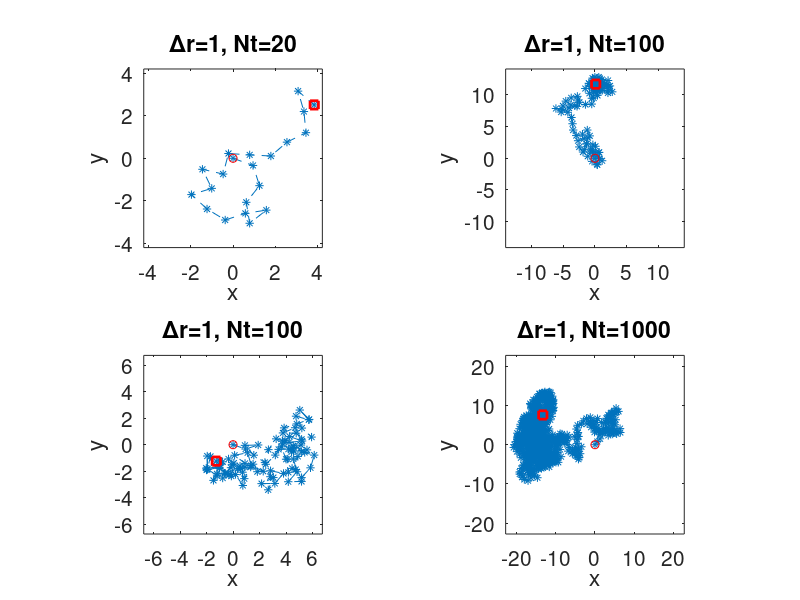

This chart was generated by the following MATLAB code:
% 2013-03-04 11:14
close all; clear; clc;
nNt=4;
Nti=[20,100,100,1000];
figure; set(gcf,'DefaultAxesFontSize',15);
for iNt=1:nNt
    Nt=Nti(iNt); dr=1; x(1)=0;y(1)=0;
    for it=1:Nt
        the=2*pi*rand();
        dx=dr*cos(the);
        dy=dr*sin(the);
        x(it+1)=x(it)+dx;
        y(it+1)=y(it)+dy;
    end
    subplot(2,2,iNt);plot(x,y,'--*',x(1),y(1),'ro',x(end),y(end),'rs','LineWidth',2);
    xymax=1.1*max(max(abs(x),abs(y)));axis equal;
    xlim([-xymax,xymax]);ylim([-xymax,xymax]); 
    xlabel('x'); ylabel('y');
    title(['\Delta{r}=',num2str(dr),', Nt=',num2str(Nt)]);
end

print('-dpng','randwalk2d.png');
